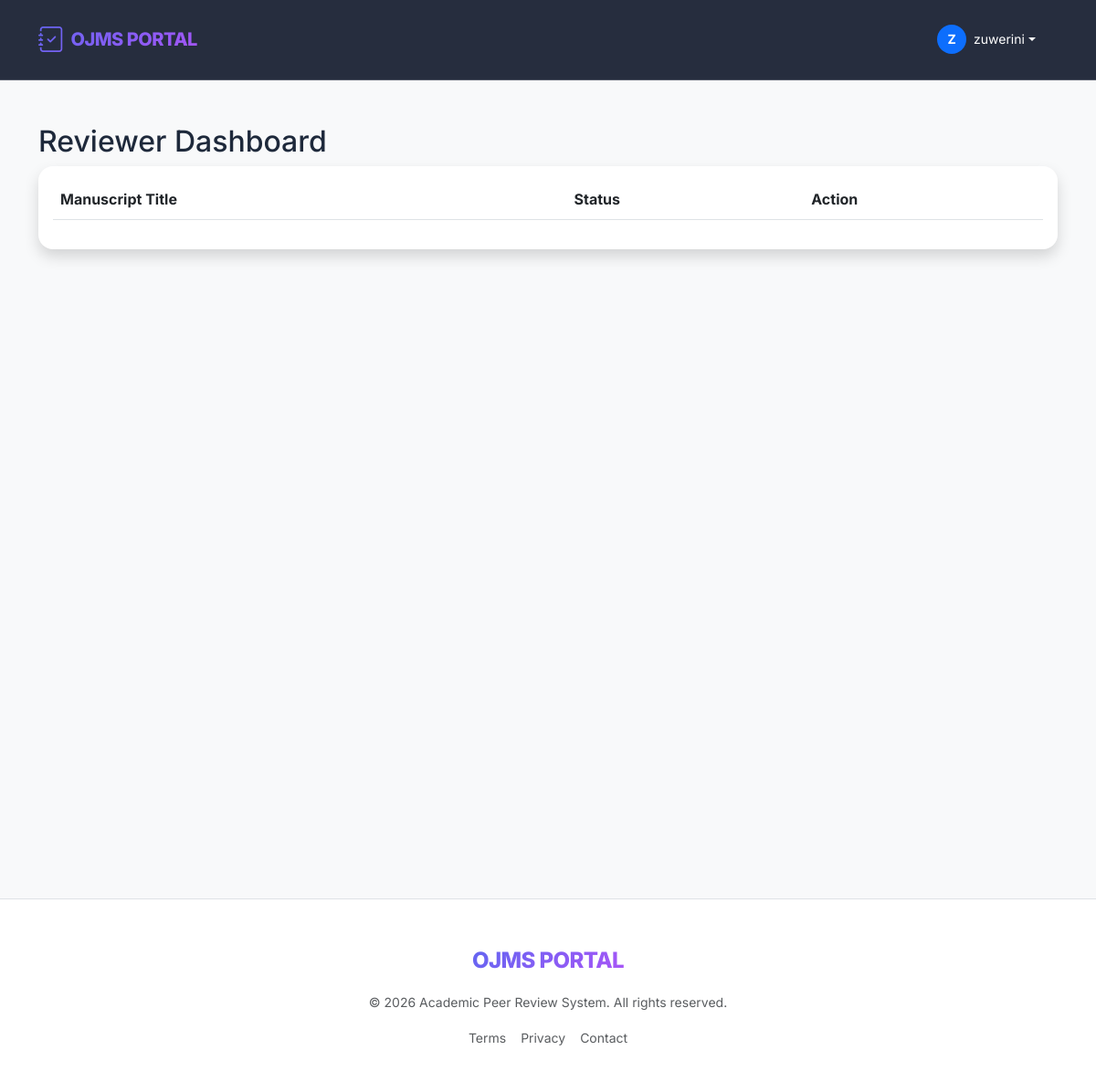
Page /dashboard/ (signed in) on the earlier database version.
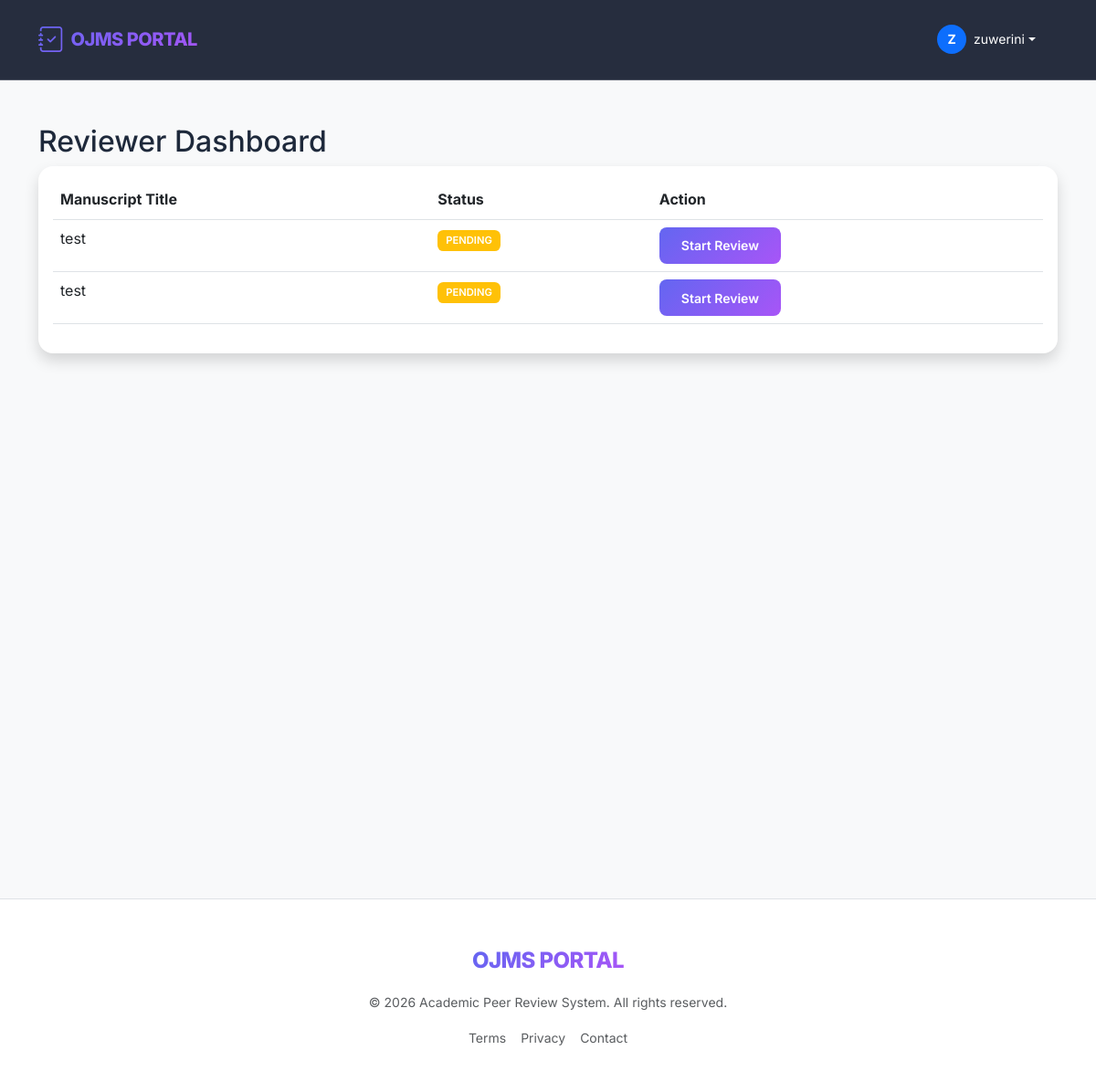
Same page on the later database version.
### submissions/models.py (models this page shows, shortened)
class Review(models.Model):
    PENDING = 'PENDING'
    COMPLETED = 'COMPLETED'
    STATUS_CHOICES = [
        (PENDING, 'Pending'),
        (COMPLETED, 'Completed'),
    ]
    manuscript = models.ForeignKey(Manuscript, on_delete=models.CASCADE, related_name='reviews')
    reviewer = models.ForeignKey(
        settings.AUTH_USER_MODEL,
        on_delete=models.CASCADE,
        limit_choices_to={'role': 'REVIEWER'}
    )
    comments = models.TextField(blank=True, null=True)
    score = models.IntegerField(choices=[(i, i) for i in range(1, 6)], blank=True, null=True)
    recommendation = models.CharField(
        max_length=20,
        choices=[('ACCEPT', 'Accept'), ('REJECT', 'Reject'), ('REVISE', 'Revise')],
        blank=True,
        null=True
    )
    date_assigned = models.DateTimeField(auto_now_add=True)
    date_submitted = models.DateTimeField(null=True, blank=True)
    status = models.CharField(max_length=10, choices=STATUS_CHOICES, default=PENDING)

class Manuscript(models.Model):
    SUBMITTED = 'SUBMITTED'
    UNDER_REVIEW = 'UNDER_REVIEW'
    DECISION_READY = 'DECISION_READY'
    ACCEPTED = 'ACCEPTED'
    REJECTED = 'REJECTED'
    REVISION_REQ = 'REVISION_REQ'
    STATUS_CHOICES = [
        (SUBMITTED, 'Submitted'),
        (UNDER_REVIEW, 'Under Review'),
        (DECISION_READY, 'Decision Ready'),
        (ACCEPTED, 'Accepted'),
        (REJECTED, 'Rejected'),
        (REVISION_REQ, 'Revision Required'),
    ]
    title = models.CharField(max_length=255)
    abstract = models.TextField()
    author = models.ForeignKey(
        settings.AUTH_USER_MODEL,
        on_delete=models.CASCADE,
        related_name='manuscripts'
    )
    file = models.FileField(upload_to='manuscripts/')
    version = models.IntegerField(default=1)
    status = models.CharField(max_length=20, choices=STATUS_CHOICES, default=SUBMITTED)
    submission_date = models.DateTimeField(auto_now_add=True)
    updated_at = models.DateTimeField(auto_now=True)
    editor = models.ForeignKey(
        settings.AUTH_USER_MODEL,
        on_delete=models.SET_NULL,
        null=True,
        blank=True,
        related_name='assigned_manuscripts',
        limit_choices_to={'role': 'EDITOR'}
    )
    class Meta:
        ordering = ['-submission_date']

### users/views.py (the view, shortened to what this page needs)
# urls.py: path('dashboard/', dashboard_view, name='dashboard'),
@login_required
def dashboard_view(request):
    user = request.user
    if user.is_superuser or user.role == 'EDITOR':
        from submissions.models import Manuscript
        items = Manuscript.objects.all().order_by('-submission_date')
        return render(request, 'dashboards/editor.html', {'items': items})
    elif user.role == 'REVIEWER':
        from submissions.models import Review
        items = Review.objects.filter(reviewer=user).order_by('-date_assigned')
        return render(request, 'dashboards/reviewer.html', {'items': items})

### templates/dashboards/reviewer.html
{% extends 'base.html' %}
{% block content %}
    <h2>Reviewer Dashboard</h2>
    <div class="card shadow">
        <div class="card-body">
            <table class="table">
                <thead>
                    <tr>
                        <th>Manuscript Title</th>
                        <th>Status</th>
                        <th>Action</th>
                    </tr>
                </thead>
                <tbody>
                    {% for review in items %}
                    <tr>
                        <td>{{ review.manuscript.title }}</td>
                        <td>
                            {% if review.status == 'PENDING' %}
                                <span class="badge bg-warning">Pending</span>
                            {% else %}
                                <span class="badge bg-success">Completed</span>
                            {% endif %}
                        </td>
                        <td>
                            <a href="{% url 'submit_review' review.id %}" class="btn btn-sm btn-primary">
                                {% if review.status == 'PENDING' %}Start Review{% else %}Edit Review{% endif %}
                            </a>
                        </td>
                    </tr>
                    {% endfor %}
                </tbody>
            </table>
        </div>
    </div>
{% endblock %}

Differences in the rows shown:
added Review: manuscript "test", status "PENDING"
added Review: manuscript "test", status "PENDING"
